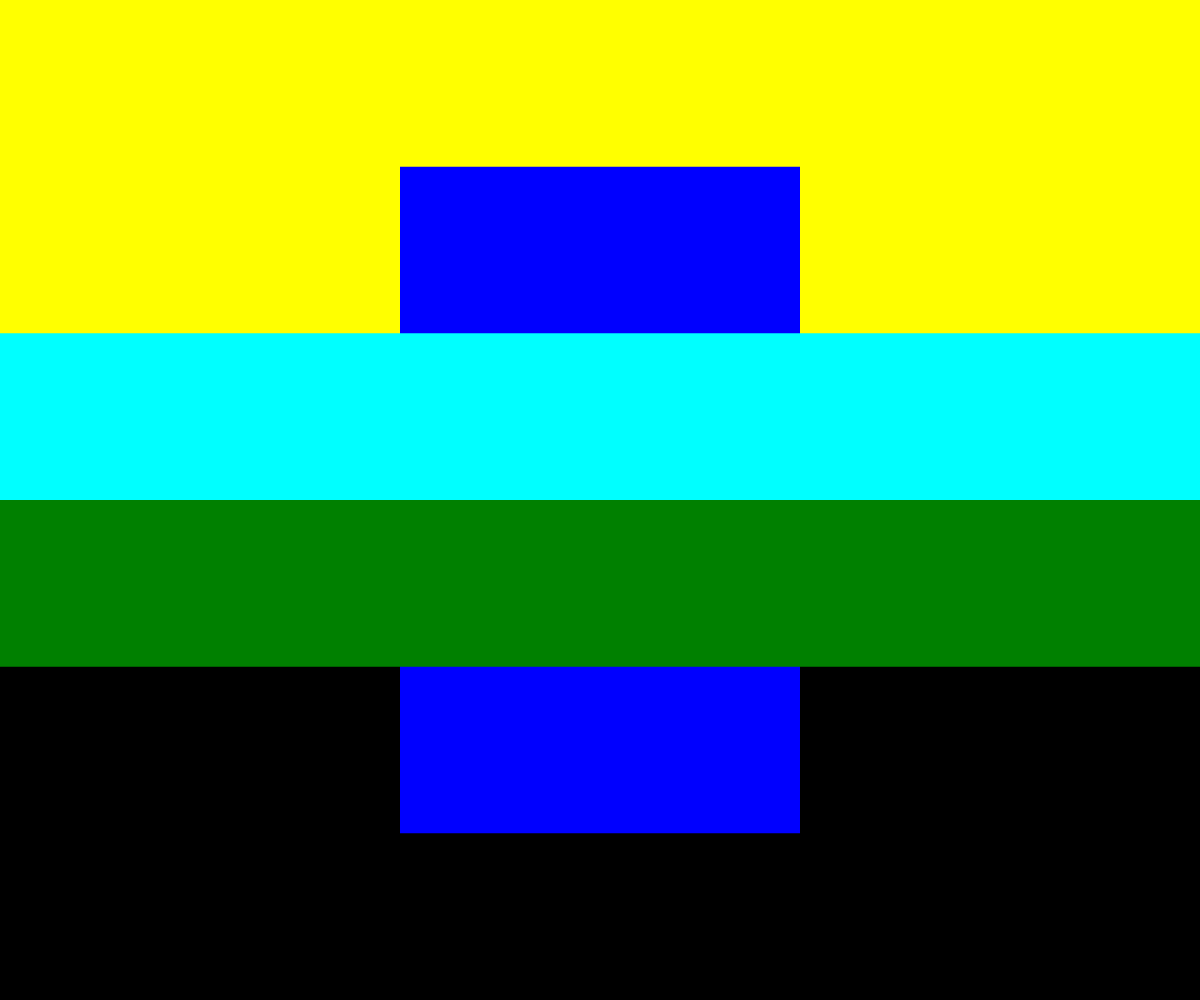
Frame 1 (no input)
Frame 60 (no input): identical to frame 1, image omitted
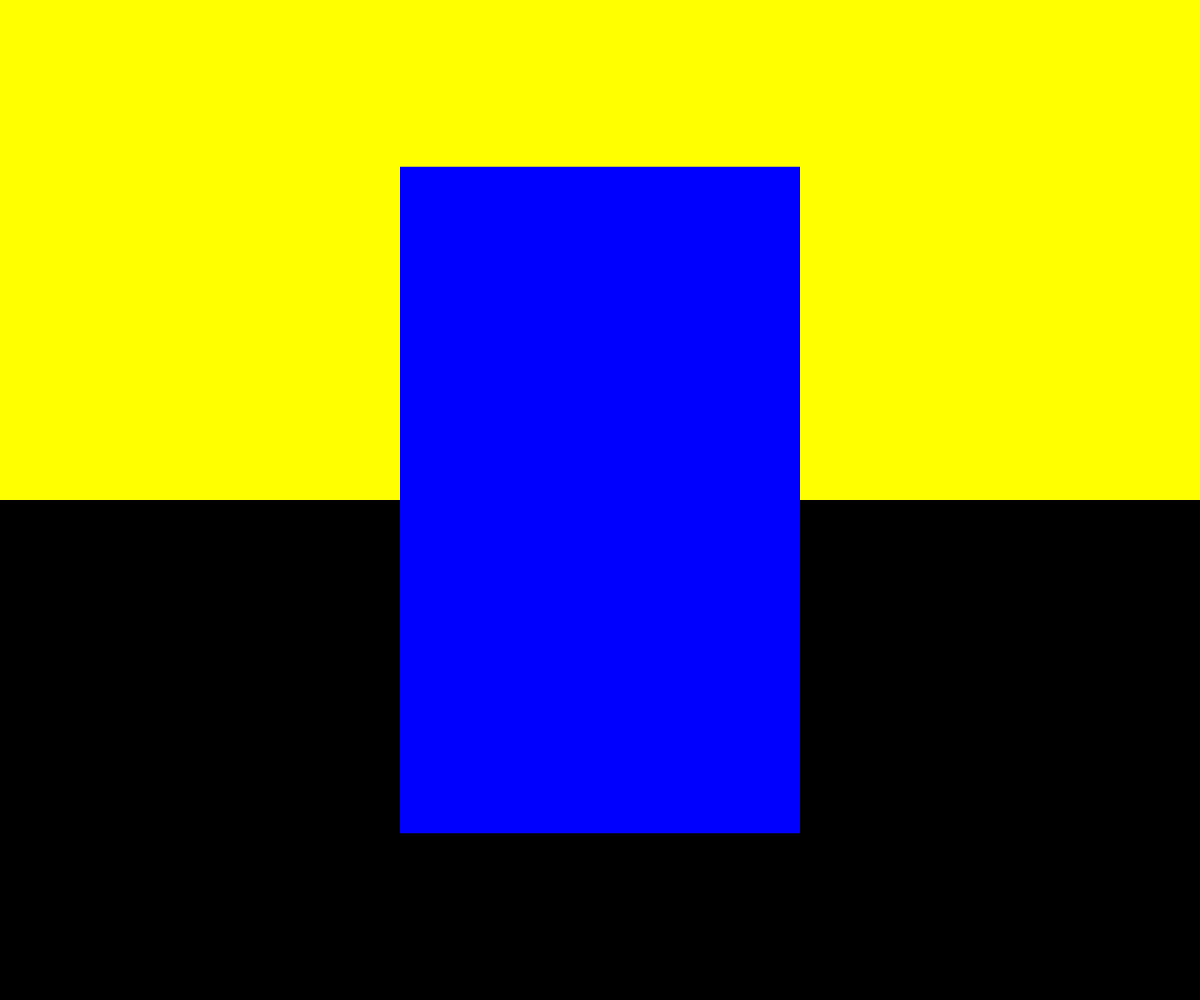
Frame 120 (the mouse pressed at the canvas centre since frame 60)

The p5.js sketch that drew these frames (run headless with seeded random() and noise() and a simulated clock; from frame 60 on, the mouse is pressed at the canvas centre):

// p5.js sketch
// ── sketch.js

let clrs = [
'yellow', //top 0
'cyan', //middle top 1
'blue', //middle strip 2
'green', //middle bottom 3
'black' //bottom 4
]


function setup() {
  createCanvas(windowWidth, windowHeight);
  noStroke();
}

function draw() {
 background(220);
 canvasRect(clrs[4], height/2, height/2, false);
 canvasRect(clrs[0], height/2, 0, false);
 fill(clrs[2]); 
 rect(width * 1/3, height * 1/6, width * 1/3, height * 2/3); 
 canvasRect(clrs[1], height/6, height/3, true);
 canvasRect(clrs[3], height/6, height/2, true);


}

function canvasRect(clr, hgt, y_offset, clickable) {
	fill(clr);
	if((clickable == true) && (mouseIsPressed == false)){
		rect(0, y_offset, width, hgt);
	} 
	if(clickable == false){
		rect(0, y_offset, width, hgt);
	}
}
